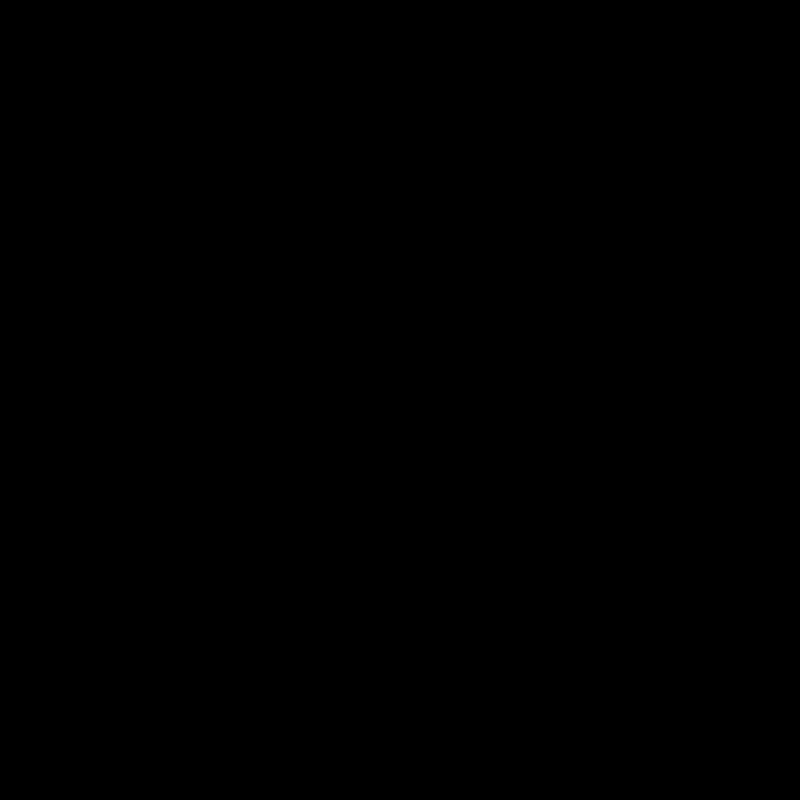
Frame 1 (no input)
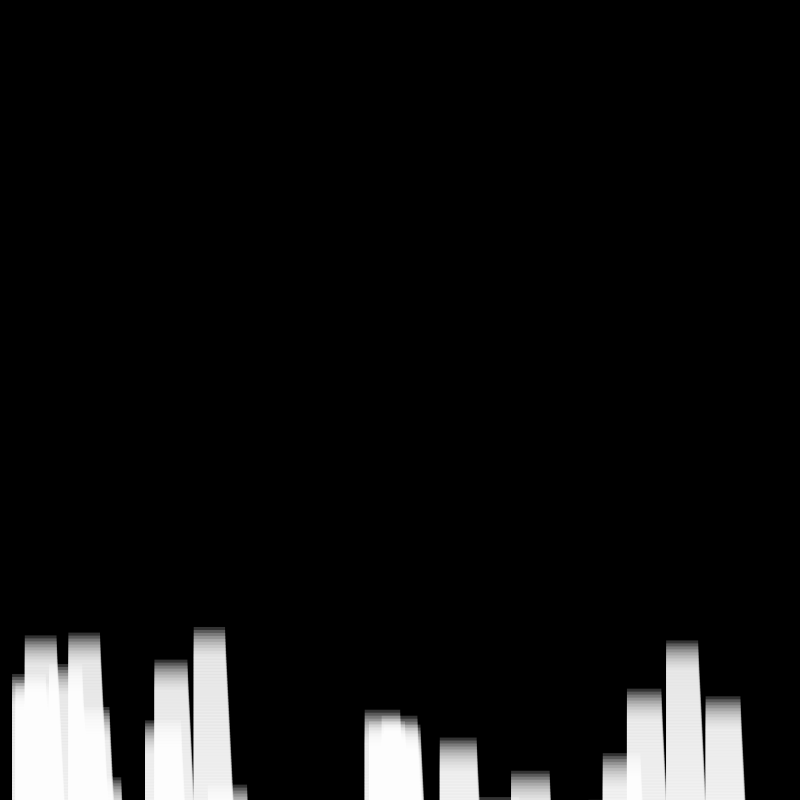
Frame 60 (the mouse pressed at the canvas centre just before this capture)
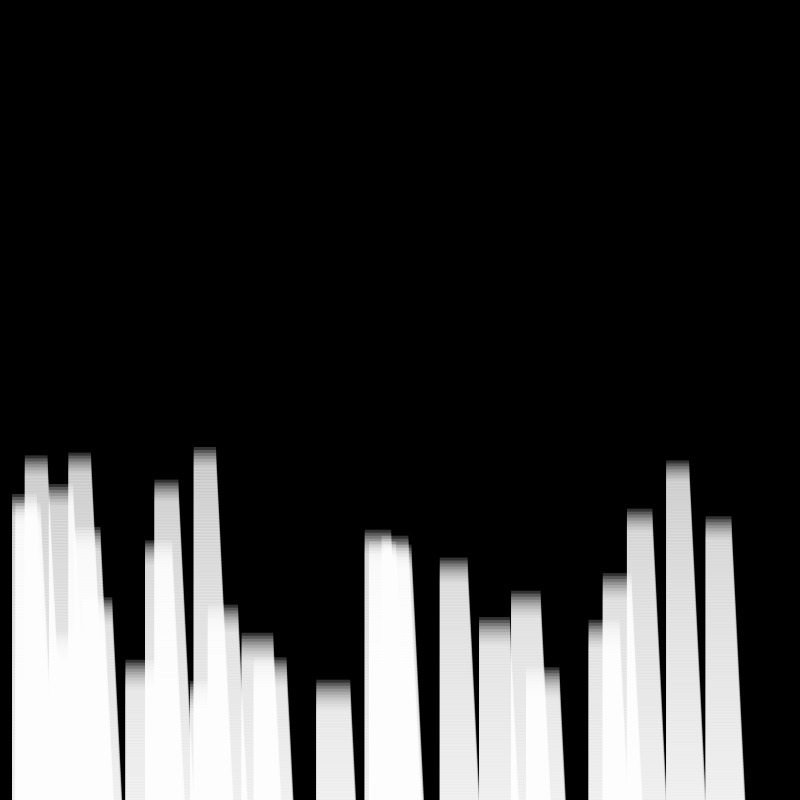
Frame 120 (the mouse held since frame 60 and released just before this capture)

The Processing sketch that drew these frames (run headless with seeded random() and noise(); from frame 60 on, the mouse is pressed at the canvas centre):

// Processing sketch: processing_78530
// ── processing_78530.pde

//sanjana chimnani
//midterm assignment three
//11/09/2012

FallLine[] lin = new FallLine [30];
int number=30;

void setup() {
  size(800, 800);
  noStroke();
 background(0);
    for (int i=0; i<number; i++) {
    lin[i] = new FallLine(0, -100);
    }
 
}

void draw() {
 for(int i =0; i<number; i++) {
   lin[i].update();
   lin[i].draw();
 
}
  fill(0, 80);
 
fill(205);
  translate(width*.50, height*.80);
  
}

 class FallLine{
  float x, y, w, h;
  float speed = 3;
  FallLine(float _x, float _y) {
    x=_x;
    y=_y;
    w = 40;
  }
  void update() {
    y-=speed;
    if (y<-20) {
      y = height + random(250);
      x=random(width);
    }
  }
  void draw() {
    fill(255, 255, 255, 50);
    rect(x, y, w*y/height, w*y/height);
  }
}
